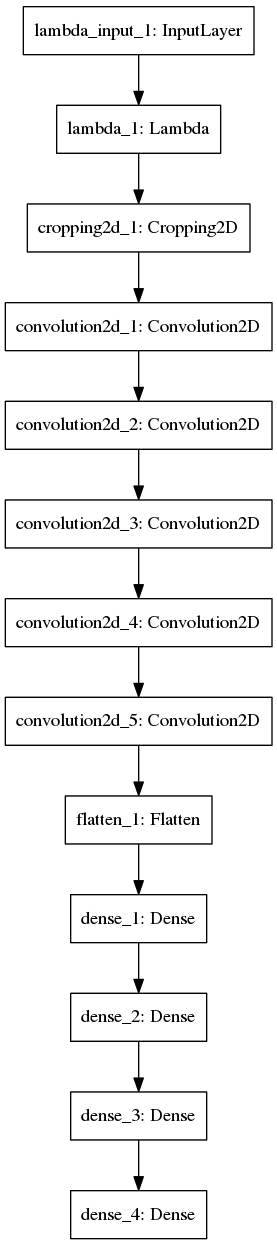

Generate this figure with Python:
import csv
import cv2
import numpy as np
from keras.models import Sequential
from keras.layers import Flatten, Dense, Convolution2D, Lambda, Cropping2D
import matplotlib.pyplot as plt

#Read data from csv file
lines = []
data_path = '/home/torben/beta_simulator_linux/data_03032017/'
with open(data_path + 'driving_log.csv') as csvfile:
    reader = csv.reader(csvfile)
    for line in reader:
        lines.append(line)

#Load images and steering angle measurements
images = []
measurements = []
for line in lines:
    source_path = line[0]
    filename = source_path.split('/')[-1]
    current_path = data_path + '/IMG/' + filename
    image = cv2.imread(current_path)
    image = cv2.cvtColor(image, cv2.COLOR_BGR2RGB)
    images.append(image)
    measurement = float(line[3])
    measurements.append(measurement)
# Augment data by flipping the images and inverting the steering angle
augmented_images, augmented_measurements = [], []
for image, measurement in zip(images, measurements):
    augmented_images.append(image)
    augmented_measurements.append(measurement)
    augmented_images.append(cv2.flip(image,1))
    augmented_measurements.append(measurement*-1.0)

# Complete training data
X_train = np.array(augmented_images)
y_train = np.array(augmented_measurements)

#  Nvidia model
model = Sequential()
model.add(Lambda(lambda x: x/255.0 - 0.5, input_shape=(160, 320, 3)))
model.add(Cropping2D(cropping=((70,25), (0,0))))
model.add(Convolution2D(24, 5, 5, subsample=(2,2), activation="relu"))
model.add(Convolution2D(36, 5, 5, subsample=(2,2), activation="relu"))
model.add(Convolution2D(48, 5, 5, subsample=(2,2), activation="relu"))
model.add(Convolution2D(64, 3, 3, activation="relu"))
model.add(Convolution2D(64, 3, 3, activation="relu"))
model.add(Flatten())
model.add(Dense(100))
model.add(Dense(50))
model.add(Dense(10))
model.add(Dense(1))

# Model visualization
from keras.utils.visualize_util import plot
plot(model, to_file='model.png')

model.compile(optimizer='adam',loss='mse')
history_object  = model.fit(X_train, y_train,  validation_split=0.2, shuffle=True, nb_epoch=7, verbose = 2)

model.save('model5.h5')
print("Model saved!")



# plot the training and validation loss for each epoch
plt.plot(history_object.history['loss'])
plt.plot(history_object.history['val_loss'])
plt.title('model mean squared error loss')
plt.ylabel('mean squared error loss')
plt.xlabel('epoch')
plt.legend(['training set', 'validation set'], loc='upper right')
plt.show()


exit()